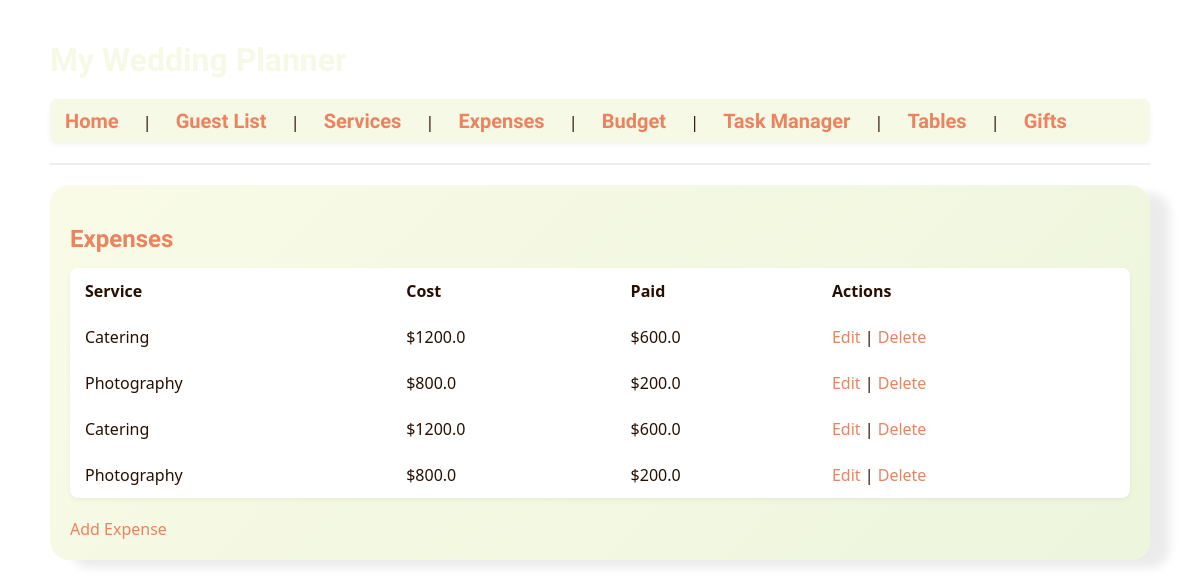
Before: /expenses with the older database file.
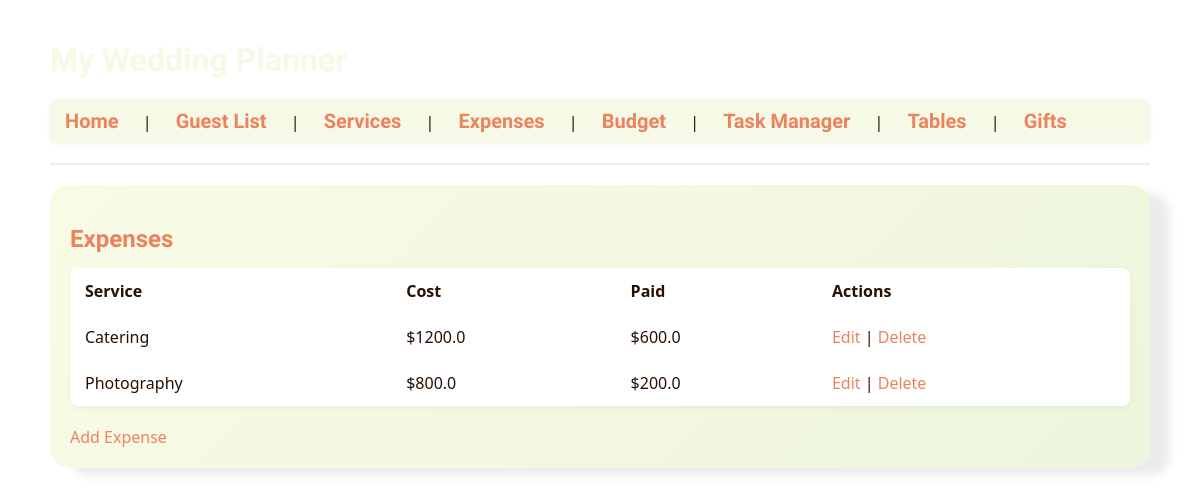
After: the same page with the newer database file.
### tables this page shows
CREATE TABLE expenses (
        id INTEGER PRIMARY KEY AUTOINCREMENT,
        service TEXT,
        price REAL,
        paid REAL
    );

### app.py (the view)
@app.route('/expenses')
def expenses():
    conn = get_db_connection()
    expenses = conn.execute('SELECT * FROM expenses').fetchall()
    conn.close()
    return render_template('expenses.html', expenses=expenses)

### app.py (called while the page is built)
def get_db_connection():
    conn = sqlite3.connect(DB_PATH)
    conn.row_factory = sqlite3.Row
    return conn

### templates/expenses.html
{% extends 'layout.html' %}
{% block content %}
<div class="content-box">
    <h2>Expenses</h2>
    {% if expenses %}
    <table>
        <tr>
            <th>Service</th>
            <th>Cost</th>
            <th>Paid</th>
            <th>Actions</th>
        </tr>
        {% for expense in expenses %}
        <tr>
            <td>{{ expense.service }}</td>
            <td>${{ expense.price }}</td>
            <td>${{ expense.paid }}</td>
            <td>
                <a href="{{ url_for('edit_expense', id=expense['id']) }}">Edit</a> |
                <a href="{{ url_for('delete_expense', id=expense['id']) }}">Delete</a>
            </td>
        </tr>
        {% endfor %}
    </table>
    {% else %}
    <p>No expenses yet. <a href="{{ url_for('add_expense') }}">Add one</a>.</p>
    {% endif %}
    <a href="{{ url_for('add_expense') }}">Add Expense</a>
</div>
{% endblock %}

Changed rows visible on the page:
removed expenses: service "Catering", price "1200.0", paid "600.0"
removed expenses: service "Photography", price "800.0", paid "200.0"
